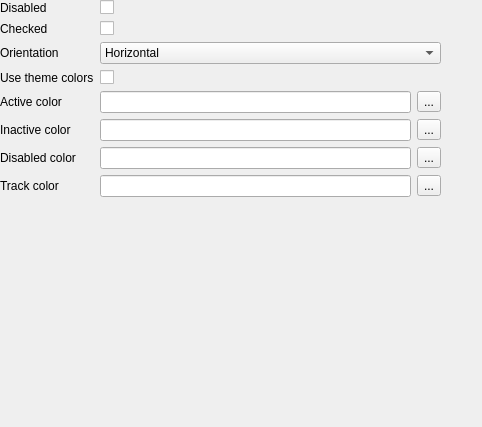
<?xml version="1.0" encoding="UTF-8"?>
<ui version="4.0">
    <class>ToggleSettingsForm</class>
    <widget class="QWidget" name="ToggleSettingsForm">
        <property name="geometry">
            <rect>
                <x>0</x>
                <y>0</y>
                <width>482</width>
                <height>427</height>
            </rect>
        </property>
        <property name="windowTitle">
            <string>Form</string>
        </property>
        <widget class="QWidget" name="formLayoutWidget">
            <property name="geometry">
                <rect>
                    <x>0</x>
                    <y>0</y>
                    <width>441</width>
                    <height>341</height>
                </rect>
            </property>
            <layout class="QFormLayout" name="formLayout">
                <item row="0" column="0">
                    <widget class="QLabel" name="disabledLabel">
                        <property name="text">
                            <string>Disabled</string>
                        </property>
                    </widget>
                </item>
                <item row="0" column="1">
                    <widget class="QCheckBox" name="disabledCheckBox"/>
                </item>
                <item row="1" column="0">
                    <widget class="QLabel" name="checkedLabel">
                        <property name="text">
                            <string>Checked</string>
                        </property>
                    </widget>
                </item>
                <item row="1" column="1">
                    <widget class="QCheckBox" name="checkedCheckBox"/>
                </item>
                <item row="2" column="0">
                    <widget class="QLabel" name="orientationLabel">
                        <property name="text">
                            <string>Orientation</string>
                        </property>
                    </widget>
                </item>
                <item row="2" column="1">
                    <widget class="QComboBox" name="orientationComboBox">
                        <item>
                            <property name="text">
                                <string>Horizontal</string>
                            </property>
                        </item>
                        <item>
                            <property name="text">
                                <string>Vertical</string>
                            </property>
                        </item>
                    </widget>
                </item>
                <item row="4" column="0">
                    <widget class="QLabel" name="activeColorLabel">
                        <property name="text">
                            <string>Active color</string>
                        </property>
                    </widget>
                </item>
                <item row="5" column="0">
                    <widget class="QLabel" name="inactiveColorLabel">
                        <property name="text">
                            <string>Inactive color</string>
                        </property>
                    </widget>
                </item>
                <item row="6" column="0">
                    <widget class="QLabel" name="disabledColorLabel">
                        <property name="text">
                            <string>Disabled color</string>
                        </property>
                    </widget>
                </item>
                <item row="7" column="0">
                    <widget class="QLabel" name="trackColorLabel">
                        <property name="text">
                            <string>Track color</string>
                        </property>
                    </widget>
                </item>
                <item row="4" column="1">
                    <layout class="QHBoxLayout" name="horizontalLayout">
                        <item>
                            <widget class="QLineEdit" name="activeColorLineEdit"/>
                        </item>
                        <item>
                            <widget class="QToolButton" name="activeColorToolButton">
                                <property name="text">
                                    <string>...</string>
                                </property>
                            </widget>
                        </item>
                    </layout>
                </item>
                <item row="5" column="1">
                    <layout class="QHBoxLayout" name="horizontalLayout_3">
                        <item>
                            <widget class="QLineEdit" name="inactiveColorLineEdit"/>
                        </item>
                        <item>
                            <widget class="QToolButton" name="inactiveColorToolButton">
                                <property name="text">
                                    <string>...</string>
                                </property>
                            </widget>
                        </item>
                    </layout>
                </item>
                <item row="6" column="1">
                    <layout class="QHBoxLayout" name="horizontalLayout_4">
                        <item>
                            <widget class="QLineEdit" name="disabledColorLineEdit"/>
                        </item>
                        <item>
                            <widget class="QToolButton" name="disabledColorToolButton">
                                <property name="text">
                                    <string>...</string>
                                </property>
                            </widget>
                        </item>
                    </layout>
                </item>
                <item row="7" column="1">
                    <layout class="QHBoxLayout" name="horizontalLayout_5">
                        <item>
                            <widget class="QLineEdit" name="trackColorLineEdit"/>
                        </item>
                        <item>
                            <widget class="QToolButton" name="trackColorToolButton">
                                <property name="text">
                                    <string>...</string>
                                </property>
                            </widget>
                        </item>
                    </layout>
                </item>
                <item row="3" column="0">
                    <widget class="QLabel" name="useThemeColorsLabel">
                        <property name="text">
                            <string>Use theme colors</string>
                        </property>
                    </widget>
                </item>
                <item row="3" column="1">
                    <widget class="QCheckBox" name="useThemeColorsCheckBox"/>
                </item>
            </layout>
        </widget>
    </widget>
    <resources/>
    <connections/>
</ui>
